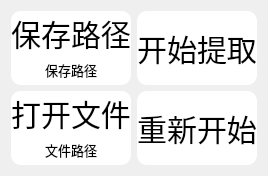
                         <widget class="QWidget" name="widget_20" native="true">
                          <property name="minimumSize">
                           <size>
                            <width>230</width>
                            <height>110</height>
                           </size>
                          </property>
                          <property name="maximumSize">
                           <size>
                            <width>16777215</width>
                            <height>999</height>
                           </size>
                          </property>
                          <property name="styleSheet">
                           <string notr="true">QWidget#widget_20{
	background-color:rgba(255, 20, 100,96);
	border-radius: 20px;
	font-size:20px;
}
</string>
                          </property>
                          <layout class="QVBoxLayout" name="verticalLayout_31">
                           <item>
                            <layout class="QHBoxLayout" name="horizontalLayout_36">
                             <item>
                              <widget class="QWidget" name="widget_21" native="true">
                               <property name="minimumSize">
                                <size>
                                 <width>0</width>
                                 <height>40</height>
                                </size>
                               </property>
                               <property name="maximumSize">
                                <size>
                                 <width>16777215</width>
                                 <height>99999</height>
                                </size>
                               </property>
                               <property name="styleSheet">
                                <string notr="true">QWidget#widget_21{
	background-color:white;
	border-radius: 10px;
}
</string>
                               </property>
                               <layout class="QVBoxLayout" name="verticalLayout_32" stretch="3,1">
                                <property name="spacing">
                                 <number>0</number>
                                </property>
                                <property name="leftMargin">
                                 <number>0</number>
                                </property>
                                <property name="topMargin">
                                 <number>0</number>
                                </property>
                                <property name="rightMargin">
                                 <number>0</number>
                                </property>
                                <property name="bottomMargin">
                                 <number>0</number>
                                </property>
                                <item>
                                 <widget class="QPushButton" name="pushButton_9">
                                  <property name="sizePolicy">
                                   <sizepolicy hsizetype="Preferred" vsizetype="Preferred">
                                    <horstretch>0</horstretch>
                                    <verstretch>0</verstretch>
                                   </sizepolicy>
                                  </property>
                                  <property name="minimumSize">
                                   <size>
                                    <width>100</width>
                                    <height>20</height>
                                   </size>
                                  </property>
                                  <property name="styleSheet">
                                   <string notr="true">QPushButton#pushButton_9{
	background-color:white;
	border-radius: 10px;
	font-size:30px;
}
QPushButton#pushButton_9:pressed{
	background-color:green;
	color:white;
	border-radius: 10px;
}</string>
                                  </property>
                                  <property name="text">
                                   <string>保存路径</string>
                                  </property>
                                  <property name="checkable">
                                   <bool>true</bool>
                                  </property>
                                 </widget>
                                </item>
                                <item>
                                 <widget class="QLabel" name="label_48">
                                  <property name="minimumSize">
                                   <size>
                                    <width>0</width>
                                    <height>30</height>
                                   </size>
                                  </property>
                                  <property name="maximumSize">
                                   <size>
                                    <width>16777215</width>
                                    <height>16777215</height>
                                   </size>
                                  </property>
                                  <property name="font">
                                   <font>
                                    <pointsize>10</pointsize>
                                   </font>
                                  </property>
                                  <property name="styleSheet">
                                   <string notr="true"/>
                                  </property>
                                  <property name="text">
                                   <string>保存路径</string>
                                  </property>
                                  <property name="alignment">
                                   <set>Qt::AlignCenter</set>
                                  </property>
                                 </widget>
                                </item>
                               </layout>
                              </widget>
                             </item>
                             <item>
                              <widget class="QPushButton" name="pushButton_10">
                               <property name="sizePolicy">
                                <sizepolicy hsizetype="Preferred" vsizetype="Preferred">
                                 <horstretch>0</horstretch>
                                 <verstretch>0</verstretch>
                                </sizepolicy>
                               </property>
                               <property name="minimumSize">
                                <size>
                                 <width>100</width>
                                 <height>40</height>
                                </size>
                               </property>
                               <property name="maximumSize">
                                <size>
                                 <width>16777215</width>
                                 <height>9999999</height>
                                </size>
                               </property>
                               <property name="styleSheet">
                                <string notr="true">QPushButton#pushButton_10{
	background-color:white;
	border-radius: 10px;
	font-size:30px;
}
QPushButton#pushButton_10:pressed{
	background-color:green;
	color:white;
	border-radius: 10px;
}</string>
                               </property>
                               <property name="text">
                                <string>开始提取</string>
                               </property>
                               <property name="checkable">
                                <bool>true</bool>
                               </property>
                              </widget>
                             </item>
                            </layout>
                           </item>
                           <item>
                            <layout class="QHBoxLayout" name="horizontalLayout_37">
                             <item>
                              <widget class="QWidget" name="widget_22" native="true">
                               <property name="minimumSize">
                                <size>
                                 <width>0</width>
                                 <height>40</height>
                                </size>
                               </property>
                               <property name="maximumSize">
                                <size>
                                 <width>16777215</width>
                                 <height>16777215</height>
                                </size>
                               </property>
                               <property name="styleSheet">
                                <string notr="true">QWidget#widget_22{
	background-color:white;
	border-radius: 10px;
}
</string>
                               </property>
                               <layout class="QVBoxLayout" name="verticalLayout_33" stretch="3,1">
                                <property name="spacing">
                                 <number>0</number>
                                </property>
                                <property name="leftMargin">
                                 <number>0</number>
                                </property>
                                <property name="topMargin">
                                 <number>0</number>
                                </property>
                                <property name="rightMargin">
                                 <number>0</number>
                                </property>
                                <property name="bottomMargin">
                                 <number>0</number>
                                </property>
                                <item>
                                 <widget class="QPushButton" name="pushButton_11">
                                  <property name="sizePolicy">
                                   <sizepolicy hsizetype="Preferred" vsizetype="Preferred">
                                    <horstretch>0</horstretch>
                                    <verstretch>0</verstretch>
                                   </sizepolicy>
                                  </property>
                                  <property name="minimumSize">
                                   <size>
                                    <width>100</width>
                                    <height>20</height>
                                   </size>
                                  </property>
                                  <property name="styleSheet">
                                   <string notr="true">QPushButton#pushButton_11{
	background-color:white;
border-radius: 10px;
	font-size:30px;
}
QPushButton#pushButton_11:pressed{
	background-color:green;
	color:white;
border-radius: 10px;
}</string>
                                  </property>
                                  <property name="text">
                                   <string>打开文件</string>
                                  </property>
                                  <property name="checkable">
                                   <bool>true</bool>
                                  </property>
                                 </widget>
                                </item>
                                <item>
                                 <widget class="QLabel" name="label_49">
                                  <property name="minimumSize">
                                   <size>
                                    <width>0</width>
                                    <height>30</height>
                                   </size>
                                  </property>
                                  <property name="maximumSize">
                                   <size>
                                    <width>16777215</width>
                                    <height>999999</height>
                                   </size>
                                  </property>
                                  <property name="font">
                                   <font>
                                    <pointsize>10</pointsize>
                                   </font>
                                  </property>
                                  <property name="text">
                                   <string>文件路径</string>
                                  </property>
                                  <property name="alignment">
                                   <set>Qt::AlignCenter</set>
                                  </property>
                                 </widget>
                                </item>
                               </layout>
                              </widget>
                             </item>
                             <item>
                              <widget class="QPushButton" name="pushButton_12">
                               <property name="sizePolicy">
                                <sizepolicy hsizetype="Preferred" vsizetype="Preferred">
                                 <horstretch>0</horstretch>
                                 <verstretch>0</verstretch>
                                </sizepolicy>
                               </property>
                               <property name="minimumSize">
                                <size>
                                 <width>100</width>
                                 <height>40</height>
                                </size>
                               </property>
                               <property name="maximumSize">
                                <size>
                                 <width>16777215</width>
                                 <height>99999</height>
                                </size>
                               </property>
                               <property name="styleSheet">
                                <string notr="true">QPushButton#pushButton_12{
	background-color:white;
	border-radius: 10px;
	font-size:30px;
}
QPushButton#pushButton_12:pressed{
	background-color:green;
	color:white;
	border-radius: 10px;
}</string>
                               </property>
                               <property name="text">
                                <string>重新开始</string>
                               </property>
                               <property name="checkable">
                                <bool>true</bool>
                               </property>
                              </widget>
                             </item>
                            </layout>
                           </item>
                          </layout>
                         </widget>
